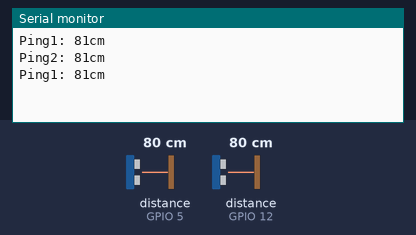
Bench run of a sketch on a simulated ESP8266 (NodeMCU). Shown: the last lines printed to the serial monitor. Inputs (shaded band) come from the test bench; at power-on: distance to the obstacle (sensors on GPIO 5, GPIO 12) 80 cm. The echo pulse lasts 58.3 µs per cm.

Above: at 4.9 s.
5.0 s: distance to the obstacle (sensor on GPIO 5) set to 2 cm
At 7.2 s:
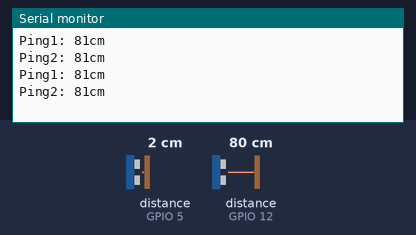
10.1 s: distance to the obstacle (sensor on GPIO 12) set to 2 cm
At 11.8 s:
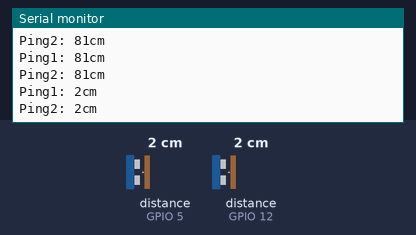
15.2 s: distance to the obstacle (sensor on GPIO 5) set to 4 cm
At 17.1 s:
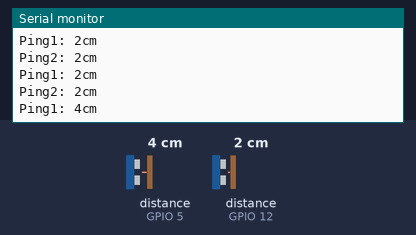
20.3 s: distance to the obstacle (sensor on GPIO 12) set to 4 cm
At 21.5 s:
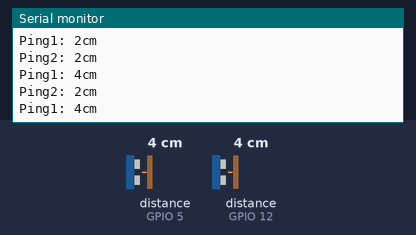
Timing chart, 0 to 23.3 s (numbered marks = the images above; inputs shaded):
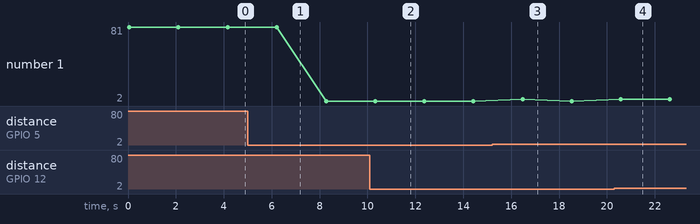

Measured:
- after the input at 10.1 s, the serial monitor: prints a new line after 0.22 s (image 2)
- after the input at 15.2 s, the serial monitor: prints a new line after 1.3 s (image 3)

The sketch:

ultrasonic_test.ino
```cpp
// Test code to check ultaonic values


#include <NewPingESP8266.h>


#define TRIGGER_PIN1  4   // Arduino pin tied to trigger pin on the ultrasonic sensor
#define ECHO_PIN1     5   // Arduino pin tied to echo pin on the ultrasonic sensor

#define TRIGGER_PIN2  14
#define ECHO_PIN2     12

#define MAX_DISTANCE 200    // Maximum distance we want to ping for (in centimeters). Maximum sensor distance is rated at 400cm


NewPingESP8266 sonar1(TRIGGER_PIN1, ECHO_PIN1, MAX_DISTANCE);   // NewPingESP8266 setup of pins and maximum distance
NewPingESP8266 sonar2(TRIGGER_PIN2, ECHO_PIN2, MAX_DISTANCE);


void setup() {
  Serial.begin(115200);        // Open serial monitor at 115200 baud to see ping results

}

void loop() {
  delay(50);                        // Wait 50ms between pings (about 20 pings/sec). 29ms should be the shortest delay between pings
  Serial.print("Ping1: ");
  Serial.print(sonar1.ping_cm());    // Send ping, get distance in cm and print result (0 = outside set distance range)
  Serial.println("cm");
  delay(2000);


  delay(50);
  Serial.print("Ping2: ");
  Serial.print(sonar2.ping_cm());
  Serial.println("cm");
  delay(2000);


}
```
